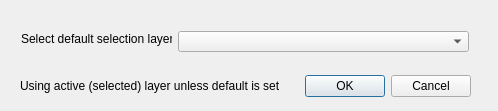
<?xml version="1.0" encoding="UTF-8"?>
<ui version="4.0">
 <class>MosaicBuilderDialogBase</class>
 <widget class="QDialog" name="MosaicBuilderDialogBase">
  <property name="geometry">
   <rect>
    <x>0</x>
    <y>0</y>
    <width>498</width>
    <height>111</height>
   </rect>
  </property>
  <property name="windowTitle">
   <string>Mosaic Builder - Set Default Selection Layer</string>
  </property>
  <widget class="QDialogButtonBox" name="button_box">
   <property name="geometry">
    <rect>
     <x>130</x>
     <y>70</y>
     <width>341</width>
     <height>32</height>
    </rect>
   </property>
   <property name="orientation">
    <enum>Qt::Horizontal</enum>
   </property>
   <property name="standardButtons">
    <set>QDialogButtonBox::Cancel|QDialogButtonBox::Ok</set>
   </property>
  </widget>
  <widget class="QgsMapLayerComboBox" name="layerSelectionCombo">
   <property name="geometry">
    <rect>
     <x>178</x>
     <y>31</y>
     <width>291</width>
     <height>21</height>
    </rect>
   </property>
   <property name="allowEmptyLayer">
    <bool>true</bool>
   </property>
  </widget>
  <widget class="QLabel" name="label">
   <property name="geometry">
    <rect>
     <x>21</x>
     <y>31</y>
     <width>151</width>
     <height>16</height>
    </rect>
   </property>
   <property name="text">
    <string>Select default selection layer:</string>
   </property>
  </widget>
  <widget class="QLabel" name="ActiveText">
   <property name="geometry">
    <rect>
     <x>20</x>
     <y>75</y>
     <width>261</width>
     <height>21</height>
    </rect>
   </property>
   <property name="text">
    <string>Using active (selected) layer unless default is set</string>
   </property>
  </widget>
 </widget>
 <customwidgets>
  <customwidget>
   <class>QgsMapLayerComboBox</class>
   <extends>QComboBox</extends>
   <header>qgsmaplayercombobox.h</header>
  </customwidget>
 </customwidgets>
 <resources/>
 <connections>
  <connection>
   <sender>button_box</sender>
   <signal>accepted()</signal>
   <receiver>MosaicBuilderDialogBase</receiver>
   <slot>accept()</slot>
   <hints>
    <hint type="sourcelabel">
     <x>20</x>
     <y>20</y>
    </hint>
    <hint type="destinationlabel">
     <x>20</x>
     <y>20</y>
    </hint>
   </hints>
  </connection>
  <connection>
   <sender>button_box</sender>
   <signal>rejected()</signal>
   <receiver>MosaicBuilderDialogBase</receiver>
   <slot>reject()</slot>
   <hints>
    <hint type="sourcelabel">
     <x>20</x>
     <y>20</y>
    </hint>
    <hint type="destinationlabel">
     <x>20</x>
     <y>20</y>
    </hint>
   </hints>
  </connection>
 </connections>
</ui>
